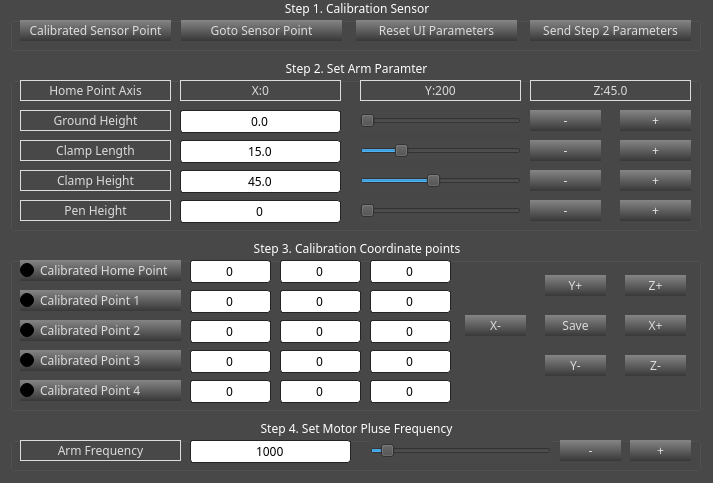
<?xml version="1.0" encoding="UTF-8"?>
<ui version="4.0">
 <class>Parameter</class>
 <widget class="QWidget" name="Parameter">
  <property name="windowModality">
   <enum>Qt::NonModal</enum>
  </property>
  <property name="geometry">
   <rect>
    <x>0</x>
    <y>0</y>
    <width>713</width>
    <height>483</height>
   </rect>
  </property>
  <property name="font">
   <font>
    <family>3ds</family>
   </font>
  </property>
  <property name="focusPolicy">
   <enum>Qt::StrongFocus</enum>
  </property>
  <property name="windowTitle">
   <string>Freenove</string>
  </property>
  <property name="autoFillBackground">
   <bool>false</bool>
  </property>
  <property name="styleSheet">
   <string notr="true">QWidget{
background:#484848;
}
QAbstractButton{
border-style:0px;
border-radius:0px;
color:#DCDCDC;
background:qlineargradient(spread:pad,x1:0,y1:0,x2:0,y2:1,stop:0 #858585,stop:1 #383838);
}
QAbstractButton:hover{
color:#000000;
background-color:#008aff;
}
QAbstractButton:pressed{
color:#DCDCDC;
border-style:solid;
border-width:0px 0px 0px 4px;
border-color:#008aff;
background-color:#444444;
}
QLabel{
color:#DCDCDC;
}
QLabel:focus{
border:1px solid #00BB9E;
}
QLineEdit{
border:1px solid #242424;
border-radius:3px;
background:none;
selection-background-color:#484848;
selection-color:#DCDCDC;
}
QLineEdit:focus,QLineEdit:hover{
border:1px solid #242424;
}
QLineEdit{
border:1px solid #242424;
border-radius:3px;
background:none;
selection-background-color:#484848;
selection-color:#DCDCDC;
}
QLineEdit:focus,QLineEdit:hover{
border:1px solid #242424;
}
QLineEdit{
lineedit-password-character:9679;
}
QSlider::sub-page:horizontal{
height:8px;
border-radius:3px;
background:#008aff;
}
QSlider::groove:vertical,QSlider::sub-page:vertical{
width:3px;
border-radius:3px;
background:#18181a;
}
QSlider::add-page:vertical{
width:8px;
border-radius:3px;
background:#008aff;
}
QGroupBox::title {
color:white;
subcontrol-position: top center;
} </string>
  </property>
  <property name="locale">
   <locale language="English" country="UnitedStates"/>
  </property>
  <widget class="QGroupBox" name="groupBox_Parameter_1">
   <property name="geometry">
    <rect>
     <x>10</x>
     <y>0</y>
     <width>691</width>
     <height>51</height>
    </rect>
   </property>
   <property name="font">
    <font>
     <family>3ds</family>
    </font>
   </property>
   <property name="title">
    <string>Step 1. Calibration Sensor</string>
   </property>
   <widget class="QPushButton" name="pushButton_Parameter_Adjust_Zero">
    <property name="geometry">
     <rect>
      <x>10</x>
      <y>20</y>
      <width>151</width>
      <height>21</height>
     </rect>
    </property>
    <property name="font">
     <font>
      <family>3ds</family>
     </font>
    </property>
    <property name="text">
     <string>Calibrated Sensor Point</string>
    </property>
    <property name="autoRepeat">
     <bool>true</bool>
    </property>
    <property name="autoRepeatDelay">
     <number>300</number>
    </property>
   </widget>
   <widget class="QPushButton" name="pushButton_Parameter_Default_Position">
    <property name="geometry">
     <rect>
      <x>520</x>
      <y>20</y>
      <width>161</width>
      <height>21</height>
     </rect>
    </property>
    <property name="font">
     <font>
      <family>3ds</family>
     </font>
    </property>
    <property name="text">
     <string>Send Step 2 Parameters</string>
    </property>
    <property name="autoRepeat">
     <bool>true</bool>
    </property>
    <property name="autoRepeatDelay">
     <number>300</number>
    </property>
   </widget>
   <widget class="QPushButton" name="pushButton_Parameter_Zero_Point">
    <property name="geometry">
     <rect>
      <x>171</x>
      <y>20</y>
      <width>161</width>
      <height>21</height>
     </rect>
    </property>
    <property name="font">
     <font>
      <family>3ds</family>
     </font>
    </property>
    <property name="text">
     <string>Goto Sensor Point</string>
    </property>
    <property name="autoRepeat">
     <bool>true</bool>
    </property>
    <property name="autoRepeatDelay">
     <number>300</number>
    </property>
   </widget>
   <widget class="QPushButton" name="pushButton_Parameter_Default_Parameter">
    <property name="geometry">
     <rect>
      <x>346</x>
      <y>20</y>
      <width>161</width>
      <height>21</height>
     </rect>
    </property>
    <property name="font">
     <font>
      <family>3ds</family>
     </font>
    </property>
    <property name="text">
     <string>Reset UI Parameters</string>
    </property>
    <property name="autoRepeat">
     <bool>true</bool>
    </property>
    <property name="autoRepeatDelay">
     <number>300</number>
    </property>
   </widget>
  </widget>
  <widget class="QGroupBox" name="groupBox_Parameter_2">
   <property name="geometry">
    <rect>
     <x>10</x>
     <y>60</y>
     <width>691</width>
     <height>171</height>
    </rect>
   </property>
   <property name="font">
    <font>
     <family>3ds</family>
    </font>
   </property>
   <property name="title">
    <string>Step 2. Set Arm Paramter</string>
   </property>
   <widget class="QPushButton" name="pushButton_Parameter_Pen_Height_Add">
    <property name="geometry">
     <rect>
      <x>610</x>
      <y>140</y>
      <width>71</width>
      <height>21</height>
     </rect>
    </property>
    <property name="font">
     <font>
      <family>3ds</family>
     </font>
    </property>
    <property name="text">
     <string>+</string>
    </property>
    <property name="autoRepeat">
     <bool>true</bool>
    </property>
    <property name="autoRepeatDelay">
     <number>300</number>
    </property>
   </widget>
   <widget class="QLineEdit" name="lineEdit_Parameter_Pen_Height">
    <property name="geometry">
     <rect>
      <x>170</x>
      <y>140</y>
      <width>161</width>
      <height>23</height>
     </rect>
    </property>
    <property name="font">
     <font>
      <family>3ds</family>
     </font>
    </property>
    <property name="focusPolicy">
     <enum>Qt::NoFocus</enum>
    </property>
    <property name="styleSheet">
     <string notr="true"/>
    </property>
    <property name="text">
     <string>0</string>
    </property>
    <property name="alignment">
     <set>Qt::AlignCenter</set>
    </property>
    <property name="readOnly">
     <bool>false</bool>
    </property>
   </widget>
   <widget class="QLabel" name="label_Parameter_Pen_Height">
    <property name="geometry">
     <rect>
      <x>10</x>
      <y>140</y>
      <width>151</width>
      <height>21</height>
     </rect>
    </property>
    <property name="font">
     <font>
      <family>3ds</family>
     </font>
    </property>
    <property name="frameShape">
     <enum>QFrame::Box</enum>
    </property>
    <property name="text">
     <string>Pen Height</string>
    </property>
    <property name="alignment">
     <set>Qt::AlignCenter</set>
    </property>
   </widget>
   <widget class="QPushButton" name="pushButton_Parameter_Pen_Height_Subtract">
    <property name="geometry">
     <rect>
      <x>520</x>
      <y>140</y>
      <width>71</width>
      <height>21</height>
     </rect>
    </property>
    <property name="font">
     <font>
      <family>3ds</family>
     </font>
    </property>
    <property name="text">
     <string>-</string>
    </property>
    <property name="autoRepeat">
     <bool>true</bool>
    </property>
    <property name="autoRepeatDelay">
     <number>300</number>
    </property>
   </widget>
   <widget class="QSlider" name="horizontalSlider_Parameter_Pen_Height">
    <property name="geometry">
     <rect>
      <x>350</x>
      <y>140</y>
      <width>161</width>
      <height>22</height>
     </rect>
    </property>
    <property name="font">
     <font>
      <family>3ds</family>
     </font>
    </property>
    <property name="maximum">
     <number>1000</number>
    </property>
    <property name="pageStep">
     <number>1</number>
    </property>
    <property name="value">
     <number>0</number>
    </property>
    <property name="orientation">
     <enum>Qt::Horizontal</enum>
    </property>
   </widget>
   <widget class="QLabel" name="label_Parameter_Default_Position">
    <property name="geometry">
     <rect>
      <x>10</x>
      <y>20</y>
      <width>151</width>
      <height>21</height>
     </rect>
    </property>
    <property name="font">
     <font>
      <family>3ds</family>
     </font>
    </property>
    <property name="frameShape">
     <enum>QFrame::Box</enum>
    </property>
    <property name="text">
     <string>Home Point Axis</string>
    </property>
    <property name="alignment">
     <set>Qt::AlignCenter</set>
    </property>
   </widget>
   <widget class="QLabel" name="label_Parameter_Default_Position_X">
    <property name="geometry">
     <rect>
      <x>170</x>
      <y>20</y>
      <width>161</width>
      <height>21</height>
     </rect>
    </property>
    <property name="font">
     <font>
      <family>3ds</family>
     </font>
    </property>
    <property name="frameShape">
     <enum>QFrame::Box</enum>
    </property>
    <property name="text">
     <string>X:0</string>
    </property>
    <property name="alignment">
     <set>Qt::AlignCenter</set>
    </property>
   </widget>
   <widget class="QLabel" name="label_Parameter_Default_Position_Y">
    <property name="geometry">
     <rect>
      <x>350</x>
      <y>20</y>
      <width>161</width>
      <height>21</height>
     </rect>
    </property>
    <property name="font">
     <font>
      <family>3ds</family>
     </font>
    </property>
    <property name="frameShape">
     <enum>QFrame::Box</enum>
    </property>
    <property name="text">
     <string>Y:200</string>
    </property>
    <property name="alignment">
     <set>Qt::AlignCenter</set>
    </property>
   </widget>
   <widget class="QLabel" name="label_Parameter_Default_Position_Z">
    <property name="geometry">
     <rect>
      <x>520</x>
      <y>20</y>
      <width>161</width>
      <height>21</height>
     </rect>
    </property>
    <property name="font">
     <font>
      <family>3ds</family>
     </font>
    </property>
    <property name="frameShape">
     <enum>QFrame::Box</enum>
    </property>
    <property name="text">
     <string>Z:45.0</string>
    </property>
    <property name="alignment">
     <set>Qt::AlignCenter</set>
    </property>
   </widget>
   <widget class="QLabel" name="label_Parameter_Axis_Height">
    <property name="geometry">
     <rect>
      <x>10</x>
      <y>50</y>
      <width>151</width>
      <height>21</height>
     </rect>
    </property>
    <property name="font">
     <font>
      <family>3ds</family>
     </font>
    </property>
    <property name="frameShape">
     <enum>QFrame::Box</enum>
    </property>
    <property name="text">
     <string>Ground Height</string>
    </property>
    <property name="alignment">
     <set>Qt::AlignCenter</set>
    </property>
   </widget>
   <widget class="QPushButton" name="pushButton_Parameter_Axis_Height_Add">
    <property name="geometry">
     <rect>
      <x>610</x>
      <y>50</y>
      <width>71</width>
      <height>21</height>
     </rect>
    </property>
    <property name="font">
     <font>
      <family>3ds</family>
     </font>
    </property>
    <property name="text">
     <string>+</string>
    </property>
    <property name="autoRepeat">
     <bool>true</bool>
    </property>
    <property name="autoRepeatDelay">
     <number>300</number>
    </property>
   </widget>
   <widget class="QPushButton" name="pushButton_Parameter_Axis_Height_Subtract">
    <property name="geometry">
     <rect>
      <x>520</x>
      <y>50</y>
      <width>71</width>
      <height>21</height>
     </rect>
    </property>
    <property name="font">
     <font>
      <family>3ds</family>
     </font>
    </property>
    <property name="text">
     <string>-</string>
    </property>
    <property name="autoRepeat">
     <bool>true</bool>
    </property>
    <property name="autoRepeatDelay">
     <number>300</number>
    </property>
   </widget>
   <widget class="QLineEdit" name="lineEdit_Parameter_Axis_Height">
    <property name="geometry">
     <rect>
      <x>170</x>
      <y>50</y>
      <width>161</width>
      <height>23</height>
     </rect>
    </property>
    <property name="font">
     <font>
      <family>3ds</family>
     </font>
    </property>
    <property name="focusPolicy">
     <enum>Qt::NoFocus</enum>
    </property>
    <property name="styleSheet">
     <string notr="true"/>
    </property>
    <property name="text">
     <string>0.0</string>
    </property>
    <property name="alignment">
     <set>Qt::AlignCenter</set>
    </property>
    <property name="readOnly">
     <bool>false</bool>
    </property>
   </widget>
   <widget class="QSlider" name="horizontalSlider_Parameter_Axis_Height">
    <property name="geometry">
     <rect>
      <x>350</x>
      <y>50</y>
      <width>161</width>
      <height>22</height>
     </rect>
    </property>
    <property name="font">
     <font>
      <family>3ds</family>
     </font>
    </property>
    <property name="maximum">
     <number>1000</number>
    </property>
    <property name="pageStep">
     <number>1</number>
    </property>
    <property name="value">
     <number>0</number>
    </property>
    <property name="sliderPosition">
     <number>0</number>
    </property>
    <property name="orientation">
     <enum>Qt::Horizontal</enum>
    </property>
   </widget>
   <widget class="QLabel" name="label_Parameter_Clamp_Length">
    <property name="geometry">
     <rect>
      <x>10</x>
      <y>80</y>
      <width>151</width>
      <height>21</height>
     </rect>
    </property>
    <property name="font">
     <font>
      <family>3ds</family>
     </font>
    </property>
    <property name="frameShape">
     <enum>QFrame::Box</enum>
    </property>
    <property name="text">
     <string>Clamp Length</string>
    </property>
    <property name="alignment">
     <set>Qt::AlignCenter</set>
    </property>
   </widget>
   <widget class="QPushButton" name="pushButton_Parameter_Clamp_Length_Subtract">
    <property name="geometry">
     <rect>
      <x>520</x>
      <y>80</y>
      <width>71</width>
      <height>21</height>
     </rect>
    </property>
    <property name="font">
     <font>
      <family>3ds</family>
     </font>
    </property>
    <property name="text">
     <string>-</string>
    </property>
    <property name="autoRepeat">
     <bool>true</bool>
    </property>
    <property name="autoRepeatDelay">
     <number>300</number>
    </property>
   </widget>
   <widget class="QPushButton" name="pushButton_Parameter_Clamp_Length_Add">
    <property name="geometry">
     <rect>
      <x>610</x>
      <y>80</y>
      <width>71</width>
      <height>21</height>
     </rect>
    </property>
    <property name="font">
     <font>
      <family>3ds</family>
     </font>
    </property>
    <property name="text">
     <string>+</string>
    </property>
    <property name="autoRepeat">
     <bool>true</bool>
    </property>
    <property name="autoRepeatDelay">
     <number>300</number>
    </property>
   </widget>
   <widget class="QLineEdit" name="lineEdit_Parameter_Clamp_Length">
    <property name="geometry">
     <rect>
      <x>170</x>
      <y>80</y>
      <width>161</width>
      <height>23</height>
     </rect>
    </property>
    <property name="font">
     <font>
      <family>3ds</family>
     </font>
    </property>
    <property name="focusPolicy">
     <enum>Qt::NoFocus</enum>
    </property>
    <property name="styleSheet">
     <string notr="true"/>
    </property>
    <property name="text">
     <string>15.0</string>
    </property>
    <property name="alignment">
     <set>Qt::AlignCenter</set>
    </property>
    <property name="readOnly">
     <bool>false</bool>
    </property>
   </widget>
   <widget class="QSlider" name="horizontalSlider_Parameter_Clamp_Length">
    <property name="geometry">
     <rect>
      <x>350</x>
      <y>80</y>
      <width>161</width>
      <height>22</height>
     </rect>
    </property>
    <property name="font">
     <font>
      <family>3ds</family>
     </font>
    </property>
    <property name="maximum">
     <number>1000</number>
    </property>
    <property name="pageStep">
     <number>1</number>
    </property>
    <property name="value">
     <number>230</number>
    </property>
    <property name="orientation">
     <enum>Qt::Horizontal</enum>
    </property>
   </widget>
   <widget class="QLabel" name="label_Parameter_Clamp_Height">
    <property name="geometry">
     <rect>
      <x>10</x>
      <y>110</y>
      <width>151</width>
      <height>21</height>
     </rect>
    </property>
    <property name="font">
     <font>
      <family>3ds</family>
     </font>
    </property>
    <property name="frameShape">
     <enum>QFrame::Box</enum>
    </property>
    <property name="text">
     <string>Clamp Height</string>
    </property>
    <property name="alignment">
     <set>Qt::AlignCenter</set>
    </property>
   </widget>
   <widget class="QSlider" name="horizontalSlider_Parameter_Clamp_Height">
    <property name="geometry">
     <rect>
      <x>350</x>
      <y>110</y>
      <width>161</width>
      <height>22</height>
     </rect>
    </property>
    <property name="font">
     <font>
      <family>3ds</family>
     </font>
    </property>
    <property name="maximum">
     <number>1000</number>
    </property>
    <property name="pageStep">
     <number>1</number>
    </property>
    <property name="value">
     <number>450</number>
    </property>
    <property name="orientation">
     <enum>Qt::Horizontal</enum>
    </property>
   </widget>
   <widget class="QPushButton" name="pushButton_Parameter_Clamp_Height_Subtract">
    <property name="geometry">
     <rect>
      <x>520</x>
      <y>110</y>
      <width>71</width>
      <height>21</height>
     </rect>
    </property>
    <property name="font">
     <font>
      <family>3ds</family>
     </font>
    </property>
    <property name="text">
     <string>-</string>
    </property>
    <property name="autoRepeat">
     <bool>true</bool>
    </property>
    <property name="autoRepeatDelay">
     <number>300</number>
    </property>
   </widget>
   <widget class="QPushButton" name="pushButton_Parameter_Clamp_Height_Add">
    <property name="geometry">
     <rect>
      <x>610</x>
      <y>110</y>
      <width>71</width>
      <height>21</height>
     </rect>
    </property>
    <property name="font">
     <font>
      <family>3ds</family>
     </font>
    </property>
    <property name="text">
     <string>+</string>
    </property>
    <property name="autoRepeat">
     <bool>true</bool>
    </property>
    <property name="autoRepeatDelay">
     <number>300</number>
    </property>
   </widget>
   <widget class="QLineEdit" name="lineEdit_Parameter_Clamp_Height">
    <property name="geometry">
     <rect>
      <x>170</x>
      <y>110</y>
      <width>161</width>
      <height>23</height>
     </rect>
    </property>
    <property name="font">
     <font>
      <family>3ds</family>
     </font>
    </property>
    <property name="focusPolicy">
     <enum>Qt::NoFocus</enum>
    </property>
    <property name="styleSheet">
     <string notr="true"/>
    </property>
    <property name="text">
     <string>45.0</string>
    </property>
    <property name="alignment">
     <set>Qt::AlignCenter</set>
    </property>
    <property name="readOnly">
     <bool>false</bool>
    </property>
   </widget>
  </widget>
  <widget class="QGroupBox" name="groupBox_Parameter_3">
   <property name="geometry">
    <rect>
     <x>10</x>
     <y>240</y>
     <width>691</width>
     <height>171</height>
    </rect>
   </property>
   <property name="font">
    <font>
     <family>3ds</family>
    </font>
   </property>
   <property name="title">
    <string>Step 3. Calibration Coordinate points</string>
   </property>
   <widget class="QPushButton" name="pushButton_Parameter_Axis_X_Add">
    <property name="geometry">
     <rect>
      <x>615</x>
      <y>75</y>
      <width>61</width>
      <height>21</height>
     </rect>
    </property>
    <property name="font">
     <font>
      <family>3ds</family>
     </font>
    </property>
    <property name="text">
     <string>X+</string>
    </property>
    <property name="autoRepeat">
     <bool>false</bool>
    </property>
    <property name="autoRepeatDelay">
     <number>300</number>
    </property>
   </widget>
   <widget class="QLineEdit" name="lineEdit_Parameter_Axis_Z_0">
    <property name="geometry">
     <rect>
      <x>360</x>
      <y>20</y>
      <width>81</width>
      <height>23</height>
     </rect>
    </property>
    <property name="font">
     <font>
      <family>3ds</family>
     </font>
    </property>
    <property name="focusPolicy">
     <enum>Qt::NoFocus</enum>
    </property>
    <property name="layoutDirection">
     <enum>Qt::LeftToRight</enum>
    </property>
    <property name="text">
     <string>0</string>
    </property>
    <property name="alignment">
     <set>Qt::AlignCenter</set>
    </property>
    <property name="readOnly">
     <bool>false</bool>
    </property>
   </widget>
   <widget class="QLineEdit" name="lineEdit_Parameter_Axis_Y_0">
    <property name="geometry">
     <rect>
      <x>270</x>
      <y>20</y>
      <width>81</width>
      <height>23</height>
     </rect>
    </property>
    <property name="font">
     <font>
      <family>3ds</family>
     </font>
    </property>
    <property name="focusPolicy">
     <enum>Qt::NoFocus</enum>
    </property>
    <property name="layoutDirection">
     <enum>Qt::LeftToRight</enum>
    </property>
    <property name="text">
     <string>0</string>
    </property>
    <property name="alignment">
     <set>Qt::AlignCenter</set>
    </property>
    <property name="readOnly">
     <bool>false</bool>
    </property>
   </widget>
   <widget class="QPushButton" name="pushButton_Parameter_Axis_X_Subtract">
    <property name="geometry">
     <rect>
      <x>455</x>
      <y>75</y>
      <width>61</width>
      <height>21</height>
     </rect>
    </property>
    <property name="font">
     <font>
      <family>3ds</family>
     </font>
    </property>
    <property name="text">
     <string>X-</string>
    </property>
    <property name="autoRepeat">
     <bool>false</bool>
    </property>
    <property name="autoRepeatDelay">
     <number>300</number>
    </property>
   </widget>
   <widget class="QLineEdit" name="lineEdit_Parameter_Axis_X_0">
    <property name="geometry">
     <rect>
      <x>180</x>
      <y>20</y>
      <width>81</width>
      <height>23</height>
     </rect>
    </property>
    <property name="font">
     <font>
      <family>3ds</family>
     </font>
    </property>
    <property name="focusPolicy">
     <enum>Qt::NoFocus</enum>
    </property>
    <property name="layoutDirection">
     <enum>Qt::LeftToRight</enum>
    </property>
    <property name="text">
     <string>0</string>
    </property>
    <property name="alignment">
     <set>Qt::AlignCenter</set>
    </property>
    <property name="readOnly">
     <bool>false</bool>
    </property>
   </widget>
   <widget class="QPushButton" name="pushButton_Parameter_Axis_Save">
    <property name="geometry">
     <rect>
      <x>535</x>
      <y>75</y>
      <width>61</width>
      <height>21</height>
     </rect>
    </property>
    <property name="font">
     <font>
      <family>3ds</family>
     </font>
    </property>
    <property name="text">
     <string>Save</string>
    </property>
    <property name="autoRepeat">
     <bool>false</bool>
    </property>
    <property name="autoRepeatDelay">
     <number>300</number>
    </property>
   </widget>
   <widget class="QLineEdit" name="lineEdit_Parameter_Axis_Z_1">
    <property name="geometry">
     <rect>
      <x>360</x>
      <y>50</y>
      <width>81</width>
      <height>23</height>
     </rect>
    </property>
    <property name="font">
     <font>
      <family>3ds</family>
     </font>
    </property>
    <property name="focusPolicy">
     <enum>Qt::NoFocus</enum>
    </property>
    <property name="layoutDirection">
     <enum>Qt::LeftToRight</enum>
    </property>
    <property name="text">
     <string>0</string>
    </property>
    <property name="alignment">
     <set>Qt::AlignCenter</set>
    </property>
    <property name="readOnly">
     <bool>false</bool>
    </property>
   </widget>
   <widget class="QLineEdit" name="lineEdit_Parameter_Axis_Y_1">
    <property name="geometry">
     <rect>
      <x>270</x>
      <y>50</y>
      <width>81</width>
      <height>23</height>
     </rect>
    </property>
    <property name="font">
     <font>
      <family>3ds</family>
     </font>
    </property>
    <property name="focusPolicy">
     <enum>Qt::NoFocus</enum>
    </property>
    <property name="layoutDirection">
     <enum>Qt::LeftToRight</enum>
    </property>
    <property name="text">
     <string>0</string>
    </property>
    <property name="alignment">
     <set>Qt::AlignCenter</set>
    </property>
    <property name="readOnly">
     <bool>false</bool>
    </property>
   </widget>
   <widget class="QLineEdit" name="lineEdit_Parameter_Axis_Z_2">
    <property name="geometry">
     <rect>
      <x>360</x>
      <y>80</y>
      <width>81</width>
      <height>23</height>
     </rect>
    </property>
    <property name="font">
     <font>
      <family>3ds</family>
     </font>
    </property>
    <property name="focusPolicy">
     <enum>Qt::NoFocus</enum>
    </property>
    <property name="layoutDirection">
     <enum>Qt::LeftToRight</enum>
    </property>
    <property name="text">
     <string>0</string>
    </property>
    <property name="alignment">
     <set>Qt::AlignCenter</set>
    </property>
    <property name="readOnly">
     <bool>false</bool>
    </property>
   </widget>
   <widget class="QLineEdit" name="lineEdit_Parameter_Axis_Y_2">
    <property name="geometry">
     <rect>
      <x>270</x>
      <y>80</y>
      <width>81</width>
      <height>23</height>
     </rect>
    </property>
    <property name="font">
     <font>
      <family>3ds</family>
     </font>
    </property>
    <property name="focusPolicy">
     <enum>Qt::NoFocus</enum>
    </property>
    <property name="layoutDirection">
     <enum>Qt::LeftToRight</enum>
    </property>
    <property name="text">
     <string>0</string>
    </property>
    <property name="alignment">
     <set>Qt::AlignCenter</set>
    </property>
    <property name="readOnly">
     <bool>false</bool>
    </property>
   </widget>
   <widget class="QLineEdit" name="lineEdit_Parameter_Axis_Z_3">
    <property name="geometry">
     <rect>
      <x>360</x>
      <y>110</y>
      <width>81</width>
      <height>23</height>
     </rect>
    </property>
    <property name="font">
     <font>
      <family>3ds</family>
     </font>
    </property>
    <property name="focusPolicy">
     <enum>Qt::NoFocus</enum>
    </property>
    <property name="layoutDirection">
     <enum>Qt::LeftToRight</enum>
    </property>
    <property name="text">
     <string>0</string>
    </property>
    <property name="alignment">
     <set>Qt::AlignCenter</set>
    </property>
    <property name="readOnly">
     <bool>false</bool>
    </property>
   </widget>
   <widget class="QLineEdit" name="lineEdit_Parameter_Axis_Y_3">
    <property name="geometry">
     <rect>
      <x>270</x>
      <y>110</y>
      <width>81</width>
      <height>23</height>
     </rect>
    </property>
    <property name="font">
     <font>
      <family>3ds</family>
     </font>
    </property>
    <property name="focusPolicy">
     <enum>Qt::NoFocus</enum>
    </property>
    <property name="layoutDirection">
     <enum>Qt::LeftToRight</enum>
    </property>
    <property name="text">
     <string>0</string>
    </property>
    <property name="alignment">
     <set>Qt::AlignCenter</set>
    </property>
    <property name="readOnly">
     <bool>false</bool>
    </property>
   </widget>
   <widget class="QLineEdit" name="lineEdit_Parameter_Axis_Z_4">
    <property name="geometry">
     <rect>
      <x>360</x>
      <y>140</y>
      <width>81</width>
      <height>23</height>
     </rect>
    </property>
    <property name="font">
     <font>
      <family>3ds</family>
     </font>
    </property>
    <property name="focusPolicy">
     <enum>Qt::NoFocus</enum>
    </property>
    <property name="layoutDirection">
     <enum>Qt::LeftToRight</enum>
    </property>
    <property name="text">
     <string>0</string>
    </property>
    <property name="alignment">
     <set>Qt::AlignCenter</set>
    </property>
    <property name="readOnly">
     <bool>false</bool>
    </property>
   </widget>
   <widget class="QLineEdit" name="lineEdit_Parameter_Axis_Y_4">
    <property name="geometry">
     <rect>
      <x>270</x>
      <y>140</y>
      <width>81</width>
      <height>23</height>
     </rect>
    </property>
    <property name="font">
     <font>
      <family>3ds</family>
     </font>
    </property>
    <property name="focusPolicy">
     <enum>Qt::NoFocus</enum>
    </property>
    <property name="layoutDirection">
     <enum>Qt::LeftToRight</enum>
    </property>
    <property name="text">
     <string>0</string>
    </property>
    <property name="alignment">
     <set>Qt::AlignCenter</set>
    </property>
    <property name="readOnly">
     <bool>false</bool>
    </property>
   </widget>
   <widget class="QLineEdit" name="lineEdit_Parameter_Axis_X_1">
    <property name="geometry">
     <rect>
      <x>180</x>
      <y>50</y>
      <width>81</width>
      <height>23</height>
     </rect>
    </property>
    <property name="font">
     <font>
      <family>3ds</family>
     </font>
    </property>
    <property name="focusPolicy">
     <enum>Qt::NoFocus</enum>
    </property>
    <property name="layoutDirection">
     <enum>Qt::LeftToRight</enum>
    </property>
    <property name="text">
     <string>0</string>
    </property>
    <property name="alignment">
     <set>Qt::AlignCenter</set>
    </property>
    <property name="readOnly">
     <bool>false</bool>
    </property>
   </widget>
   <widget class="QLineEdit" name="lineEdit_Parameter_Axis_X_2">
    <property name="geometry">
     <rect>
      <x>180</x>
      <y>80</y>
      <width>81</width>
      <height>23</height>
     </rect>
    </property>
    <property name="font">
     <font>
      <family>3ds</family>
     </font>
    </property>
    <property name="focusPolicy">
     <enum>Qt::NoFocus</enum>
    </property>
    <property name="layoutDirection">
     <enum>Qt::LeftToRight</enum>
    </property>
    <property name="text">
     <string>0</string>
    </property>
    <property name="alignment">
     <set>Qt::AlignCenter</set>
    </property>
    <property name="readOnly">
     <bool>false</bool>
    </property>
   </widget>
   <widget class="QLineEdit" name="lineEdit_Parameter_Axis_X_3">
    <property name="geometry">
     <rect>
      <x>180</x>
      <y>110</y>
      <width>81</width>
      <height>23</height>
     </rect>
    </property>
    <property name="font">
     <font>
      <family>3ds</family>
     </font>
    </property>
    <property name="focusPolicy">
     <enum>Qt::NoFocus</enum>
    </property>
    <property name="layoutDirection">
     <enum>Qt::LeftToRight</enum>
    </property>
    <property name="text">
     <string>0</string>
    </property>
    <property name="alignment">
     <set>Qt::AlignCenter</set>
    </property>
    <property name="readOnly">
     <bool>false</bool>
    </property>
   </widget>
   <widget class="QLineEdit" name="lineEdit_Parameter_Axis_X_4">
    <property name="geometry">
     <rect>
      <x>180</x>
      <y>140</y>
      <width>81</width>
      <height>23</height>
     </rect>
    </property>
    <property name="font">
     <font>
      <family>3ds</family>
     </font>
    </property>
    <property name="focusPolicy">
     <enum>Qt::NoFocus</enum>
    </property>
    <property name="layoutDirection">
     <enum>Qt::LeftToRight</enum>
    </property>
    <property name="text">
     <string>0</string>
    </property>
    <property name="alignment">
     <set>Qt::AlignCenter</set>
    </property>
    <property name="readOnly">
     <bool>false</bool>
    </property>
   </widget>
   <widget class="QPushButton" name="pushButton_Parameter_Axis_Y_Subtract">
    <property name="geometry">
     <rect>
      <x>535</x>
      <y>115</y>
      <width>61</width>
      <height>21</height>
     </rect>
    </property>
    <property name="font">
     <font>
      <family>3ds</family>
     </font>
    </property>
    <property name="text">
     <string>Y-</string>
    </property>
    <property name="autoRepeat">
     <bool>false</bool>
    </property>
    <property name="autoRepeatDelay">
     <number>300</number>
    </property>
   </widget>
   <widget class="QPushButton" name="pushButton_Parameter_Axis_Z_Subtract">
    <property name="geometry">
     <rect>
      <x>615</x>
      <y>115</y>
      <width>61</width>
      <height>21</height>
     </rect>
    </property>
    <property name="font">
     <font>
      <family>3ds</family>
     </font>
    </property>
    <property name="text">
     <string>Z-</string>
    </property>
    <property name="autoRepeat">
     <bool>false</bool>
    </property>
    <property name="autoRepeatDelay">
     <number>300</number>
    </property>
   </widget>
   <widget class="QPushButton" name="pushButton_Parameter_Axis_Y_Add">
    <property name="geometry">
     <rect>
      <x>535</x>
      <y>35</y>
      <width>61</width>
      <height>21</height>
     </rect>
    </property>
    <property name="font">
     <font>
      <family>3ds</family>
     </font>
    </property>
    <property name="text">
     <string>Y+</string>
    </property>
    <property name="autoRepeat">
     <bool>false</bool>
    </property>
    <property name="autoRepeatDelay">
     <number>300</number>
    </property>
   </widget>
   <widget class="QPushButton" name="pushButton_Parameter_Axis_Z_Add">
    <property name="geometry">
     <rect>
      <x>615</x>
      <y>35</y>
      <width>61</width>
      <height>21</height>
     </rect>
    </property>
    <property name="font">
     <font>
      <family>3ds</family>
     </font>
    </property>
    <property name="text">
     <string>Z+</string>
    </property>
    <property name="autoRepeat">
     <bool>false</bool>
    </property>
    <property name="autoRepeatDelay">
     <number>300</number>
    </property>
   </widget>
   <widget class="QRadioButton" name="radioButton_Parameter_Point_4">
    <property name="geometry">
     <rect>
      <x>10</x>
      <y>140</y>
      <width>161</width>
      <height>21</height>
     </rect>
    </property>
    <property name="font">
     <font>
      <family>3ds</family>
     </font>
    </property>
    <property name="text">
     <string>Calibrated Point 4</string>
    </property>
    <property name="checkable">
     <bool>true</bool>
    </property>
    <property name="checked">
     <bool>false</bool>
    </property>
    <property name="autoExclusive">
     <bool>false</bool>
    </property>
   </widget>
   <widget class="QRadioButton" name="radioButton_Parameter_Point_2">
    <property name="geometry">
     <rect>
      <x>10</x>
      <y>80</y>
      <width>161</width>
      <height>21</height>
     </rect>
    </property>
    <property name="font">
     <font>
      <family>3ds</family>
     </font>
    </property>
    <property name="text">
     <string>Calibrated Point 2</string>
    </property>
    <property name="checkable">
     <bool>true</bool>
    </property>
    <property name="checked">
     <bool>false</bool>
    </property>
    <property name="autoExclusive">
     <bool>false</bool>
    </property>
   </widget>
   <widget class="QRadioButton" name="radioButton_Parameter_Point_1">
    <property name="geometry">
     <rect>
      <x>10</x>
      <y>50</y>
      <width>161</width>
      <height>21</height>
     </rect>
    </property>
    <property name="font">
     <font>
      <family>3ds</family>
     </font>
    </property>
    <property name="text">
     <string>Calibrated Point 1</string>
    </property>
    <property name="checkable">
     <bool>true</bool>
    </property>
    <property name="checked">
     <bool>false</bool>
    </property>
    <property name="autoRepeat">
     <bool>false</bool>
    </property>
    <property name="autoExclusive">
     <bool>false</bool>
    </property>
   </widget>
   <widget class="QRadioButton" name="radioButton_Parameter_Point_3">
    <property name="geometry">
     <rect>
      <x>10</x>
      <y>110</y>
      <width>161</width>
      <height>21</height>
     </rect>
    </property>
    <property name="font">
     <font>
      <family>3ds</family>
     </font>
    </property>
    <property name="text">
     <string>Calibrated Point 3</string>
    </property>
    <property name="checkable">
     <bool>true</bool>
    </property>
    <property name="checked">
     <bool>false</bool>
    </property>
    <property name="autoExclusive">
     <bool>false</bool>
    </property>
   </widget>
   <widget class="QRadioButton" name="radioButton_Parameter_Point_0">
    <property name="enabled">
     <bool>true</bool>
    </property>
    <property name="geometry">
     <rect>
      <x>10</x>
      <y>20</y>
      <width>161</width>
      <height>21</height>
     </rect>
    </property>
    <property name="font">
     <font>
      <family>3ds</family>
     </font>
    </property>
    <property name="text">
     <string>Calibrated Home Point</string>
    </property>
    <property name="checkable">
     <bool>true</bool>
    </property>
    <property name="checked">
     <bool>false</bool>
    </property>
    <property name="autoRepeat">
     <bool>false</bool>
    </property>
    <property name="autoExclusive">
     <bool>false</bool>
    </property>
   </widget>
  </widget>
  <widget class="QGroupBox" name="groupBox_Parameter_4">
   <property name="geometry">
    <rect>
     <x>10</x>
     <y>420</y>
     <width>691</width>
     <height>51</height>
    </rect>
   </property>
   <property name="font">
    <font>
     <family>3ds</family>
    </font>
   </property>
   <property name="title">
    <string>Step 4. Set Motor Pluse Frequency</string>
   </property>
   <widget class="QSlider" name="horizontalSlider_Parameter_Arm_Frequency">
    <property name="geometry">
     <rect>
      <x>360</x>
      <y>20</y>
      <width>181</width>
      <height>22</height>
     </rect>
    </property>
    <property name="font">
     <font>
      <family>3ds</family>
     </font>
    </property>
    <property name="minimum">
     <number>1</number>
    </property>
    <property name="maximum">
     <number>320</number>
    </property>
    <property name="pageStep">
     <number>1</number>
    </property>
    <property name="value">
     <number>20</number>
    </property>
    <property name="orientation">
     <enum>Qt::Horizontal</enum>
    </property>
   </widget>
   <widget class="QPushButton" name="pushButton_Parameter_Arm_Frequency_Add">
    <property name="geometry">
     <rect>
      <x>620</x>
      <y>20</y>
      <width>61</width>
      <height>21</height>
     </rect>
    </property>
    <property name="font">
     <font>
      <family>3ds</family>
     </font>
    </property>
    <property name="text">
     <string>+</string>
    </property>
    <property name="autoRepeat">
     <bool>true</bool>
    </property>
    <property name="autoRepeatDelay">
     <number>300</number>
    </property>
   </widget>
   <widget class="QLabel" name="label_Parameter_Arm_Frequency">
    <property name="geometry">
     <rect>
      <x>10</x>
      <y>20</y>
      <width>161</width>
      <height>21</height>
     </rect>
    </property>
    <property name="font">
     <font>
      <family>3ds</family>
     </font>
    </property>
    <property name="frameShape">
     <enum>QFrame::Box</enum>
    </property>
    <property name="text">
     <string>Arm Frequency</string>
    </property>
    <property name="alignment">
     <set>Qt::AlignCenter</set>
    </property>
   </widget>
   <widget class="QLineEdit" name="lineEdit_Parameter_Arm_Frequency">
    <property name="geometry">
     <rect>
      <x>180</x>
      <y>20</y>
      <width>161</width>
      <height>23</height>
     </rect>
    </property>
    <property name="font">
     <font>
      <family>3ds</family>
     </font>
    </property>
    <property name="focusPolicy">
     <enum>Qt::NoFocus</enum>
    </property>
    <property name="styleSheet">
     <string notr="true"/>
    </property>
    <property name="text">
     <string>1000</string>
    </property>
    <property name="alignment">
     <set>Qt::AlignCenter</set>
    </property>
    <property name="readOnly">
     <bool>true</bool>
    </property>
   </widget>
   <widget class="QPushButton" name="pushButton_Parameter_Arm_Frequency_Subtract">
    <property name="geometry">
     <rect>
      <x>550</x>
      <y>20</y>
      <width>61</width>
      <height>21</height>
     </rect>
    </property>
    <property name="font">
     <font>
      <family>3ds</family>
     </font>
    </property>
    <property name="text">
     <string>-</string>
    </property>
    <property name="autoRepeat">
     <bool>true</bool>
    </property>
    <property name="autoRepeatDelay">
     <number>300</number>
    </property>
   </widget>
  </widget>
 </widget>
 <resources/>
 <connections/>
</ui>
